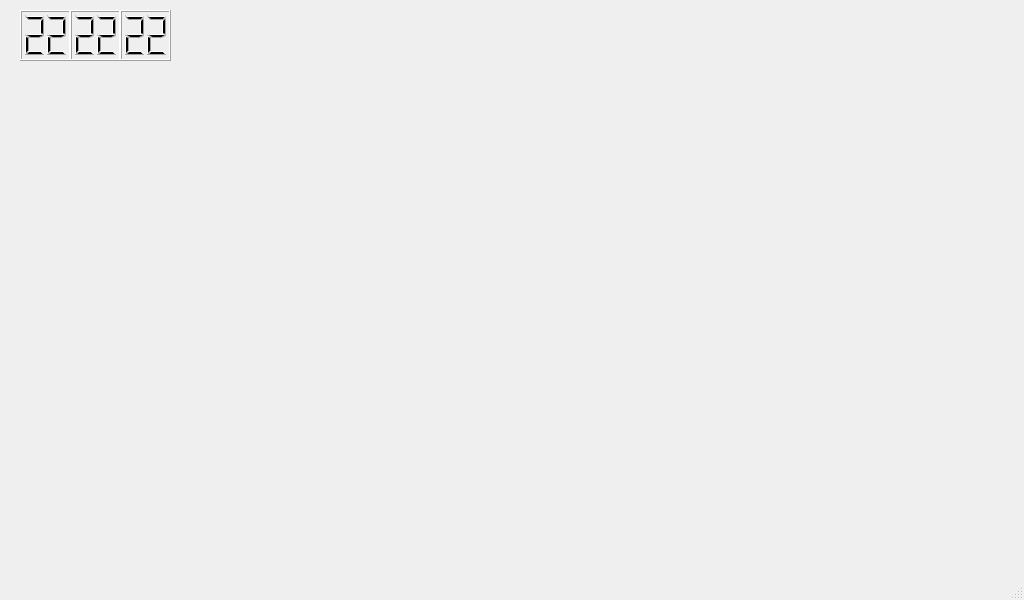
<?xml version="1.0" encoding="UTF-8"?>
<ui version="4.0">
 <class>MainWindow</class>
 <widget class="QMainWindow" name="MainWindow">
  <property name="geometry">
   <rect>
    <x>0</x>
    <y>0</y>
    <width>1024</width>
    <height>600</height>
   </rect>
  </property>
  <property name="windowTitle">
   <string>MainWindow</string>
  </property>
  <widget class="QWidget" name="centralwidget">
   <widget class="QLCDNumber" name="hourLCD">
    <property name="geometry">
     <rect>
      <x>20</x>
      <y>10</y>
      <width>51</width>
      <height>51</height>
     </rect>
    </property>
    <property name="digitCount">
     <number>2</number>
    </property>
    <property name="segmentStyle">
     <enum>QLCDNumber::Filled</enum>
    </property>
    <property name="value" stdset="0">
     <double>22.000000000000000</double>
    </property>
   </widget>
   <widget class="QLCDNumber" name="minLCD">
    <property name="geometry">
     <rect>
      <x>70</x>
      <y>10</y>
      <width>51</width>
      <height>51</height>
     </rect>
    </property>
    <property name="digitCount">
     <number>2</number>
    </property>
    <property name="segmentStyle">
     <enum>QLCDNumber::Filled</enum>
    </property>
    <property name="value" stdset="0">
     <double>22.000000000000000</double>
    </property>
   </widget>
   <widget class="QLCDNumber" name="secondLCD">
    <property name="geometry">
     <rect>
      <x>120</x>
      <y>10</y>
      <width>51</width>
      <height>51</height>
     </rect>
    </property>
    <property name="digitCount">
     <number>2</number>
    </property>
    <property name="segmentStyle">
     <enum>QLCDNumber::Filled</enum>
    </property>
    <property name="value" stdset="0">
     <double>22.000000000000000</double>
    </property>
   </widget>
  </widget>
  <widget class="QMenuBar" name="menubar">
   <property name="geometry">
    <rect>
     <x>0</x>
     <y>0</y>
     <width>1024</width>
     <height>21</height>
    </rect>
   </property>
  </widget>
  <widget class="QStatusBar" name="statusbar"/>
 </widget>
 <resources/>
 <connections/>
</ui>
